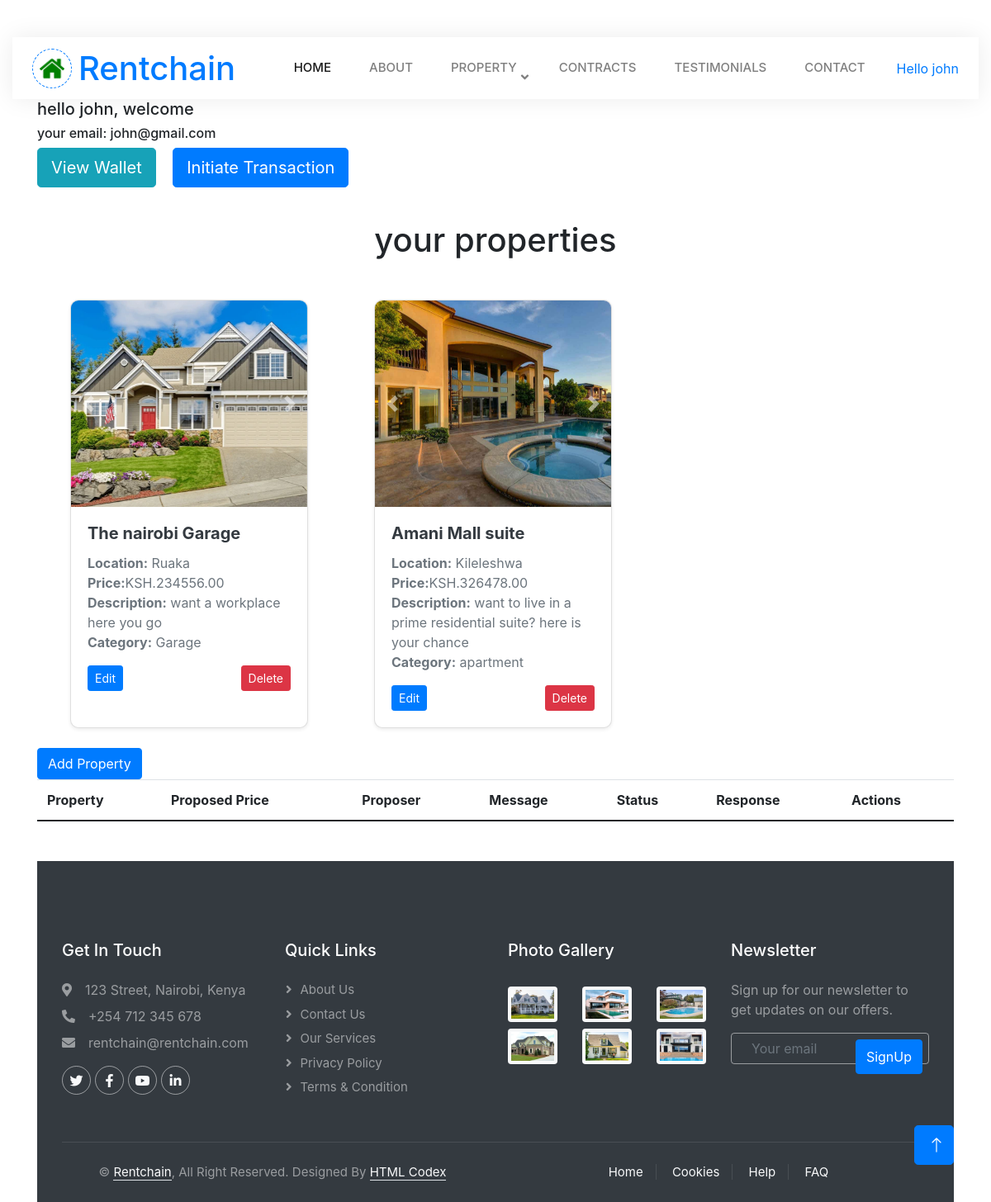
The page /landlord/dashboard/ (signed in) on the database as committed earlier.
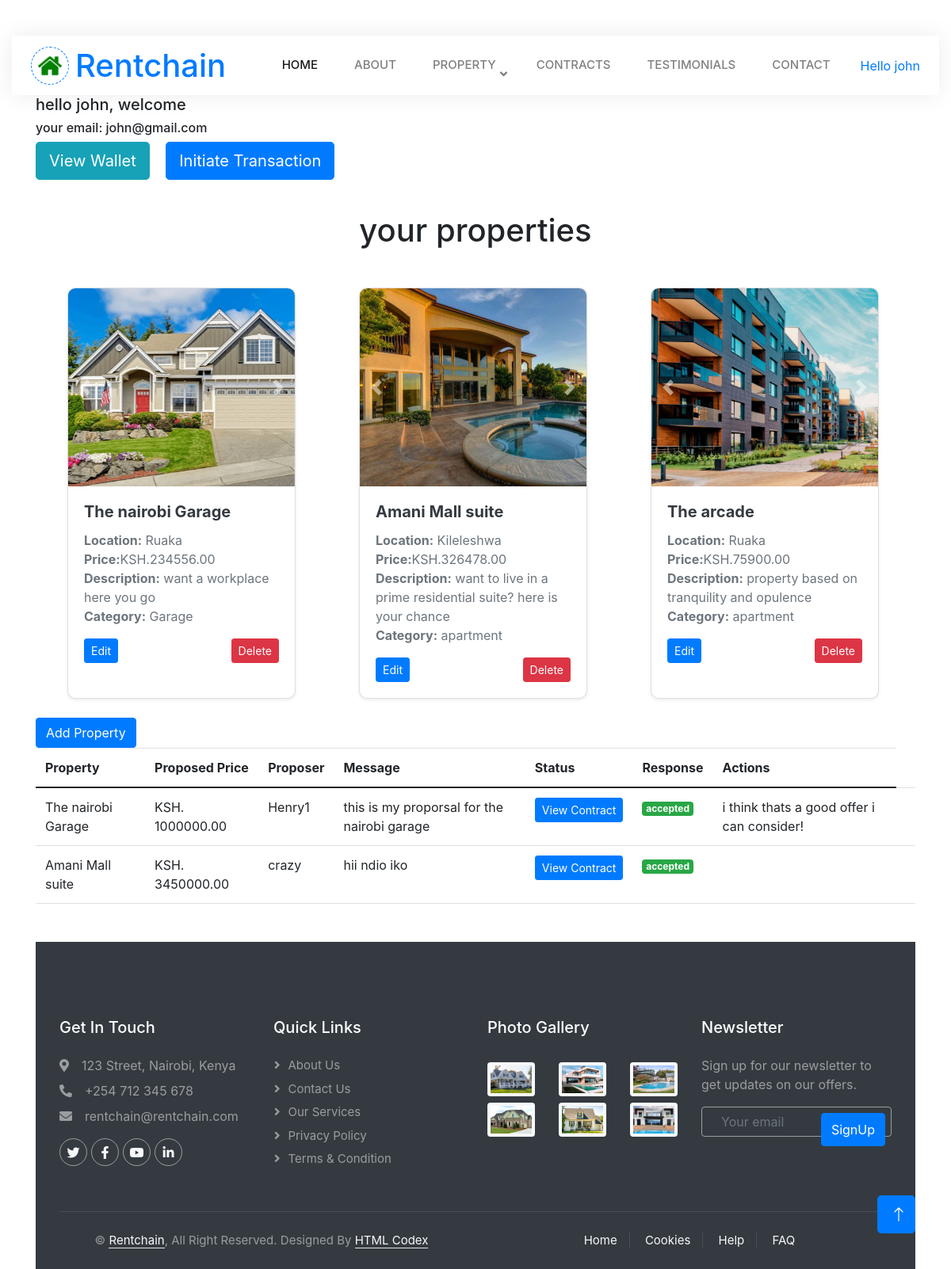
The same page on the database as committed later.
### property_app/models.py (models this page shows, shortened)
class PropertyImage(models.Model):
    property = models.ForeignKey(Property, on_delete=models.CASCADE, related_name='images')
    image = models.ImageField(upload_to='media/property_images')
    image_id = models.CharField(max_length=5)
    uploaded_at = models.DateTimeField(auto_now_add=True)

class Property(models.Model):
    id = models.AutoField(primary_key=True)  # Auto-incrementing ID field
    landlord = models.ForeignKey(settings.AUTH_USER_MODEL, on_delete=models.CASCADE, related_name="properties")
    name = models.CharField(max_length=255, default='test')
    description = models.TextField(default='test')
    price = models.DecimalField(max_digits=10, decimal_places=2,default='123')
    location = models.CharField(max_length=255,default='test')
    created_at = models.DateTimeField(auto_now_add=True)
    number_of_units=models.IntegerField()
    size=models.IntegerField()
    baths=models.IntegerField()
    beds=models.IntegerField()
    amenities = models.ManyToManyField('Amenity', blank=True, related_name='properties',default='gym')
    contact_number = models.CharField(max_length=15, blank=True, null=True,default='0711111')
    utilities = models.TextField(blank=True, null=True, help_text="List included utilities (e.g., water, electricity).",default='water')
    nearby_features = models.TextField(blank=True, null=True,default='school')
    lease_type=[
        ('rent','Rent'),
        ('sale','Sale'),
        ('lease','Lease')
    ]
    CATEGORY_CHOICES = [
        ('apartment', 'Apartment'),
        ('villa', 'Villa'),
        ('Home', 'home'),
        ('Office', 'office'),
        ('Garage', 'garage'),
    ]
    STATUS_CHOICES = [
    ('available', 'Available'),
    ('occupied', 'Occupied'),
    ('sold', 'Sold'),
]
    FURNISHING_CHOICES = [
    ('furnished', 'Furnished'),
    ('semi-furnished', 'Semi-Furnished'),
    ('unfurnished', 'Unfurnished'),
]
    furnishing_status = models.CharField(max_length=50, choices=FURNISHING_CHOICES, default='unfurnished')
    status = models.CharField(max_length=50, choices=STATUS_CHOICES, default='available')
    category = models.CharField(max_length=50, choices=CATEGORY_CHOICES, default='apartment')
    t_type= models.CharField(max_length=50,choices=lease_type,default='rent')

class Proposal(models.Model):
    STATUS_CHOICES = [
        ('pending', 'Pending'),
        ('accepted', 'Accepted'),
        ('rejected', 'Rejected'),
    ]
    payment_status = models.CharField(
        max_length=20,
        choices=[('Pending', 'Pending'), ('Paid', 'Paid')],
        default='Pending'
    )
    property = models.ForeignKey(Property, on_delete=models.CASCADE, related_name='proposals')
    proposer = models.ForeignKey(settings.AUTH_USER_MODEL, on_delete=models.CASCADE, related_name='proposals')
    proposed_price = models.DecimalField(max_digits=10, decimal_places=2)
    message = models.TextField(blank=True, null=True)
    created_at = models.DateTimeField(auto_now_add=True)
    status = models.CharField(max_length=10, choices=STATUS_CHOICES, default='pending')  # New field
    landlord_response = models.TextField(blank=True, null=True)  # New field
    paid_amount = models.DecimalField(max_digits=10, decimal_places=2, default=0)
    start_date = models.DateField(null=True, blank=True)
    end_date = models.DateField(null=True, blank=True)
    from django.core.exceptions import ObjectDoesNotExist

class User(AbstractUser):
    ROLES = [
        ('client', 'Client'),
        ('landlord', 'Landlord'),
        ('admin', 'Admin'),
    ]
    role = models.CharField(max_length=10, choices=ROLES, default='client')
    wallet_balance = models.DecimalField(max_digits=10, decimal_places=2, default=0.00)
    groups = models.ManyToManyField(
        Group,
        related_name="custom_user_groups",  # Specify a custom related_name
        blank=True,
    )
    user_permissions = models.ManyToManyField(
        Permission,
        related_name="custom_user_permissions",  # Specify a custom related_name
        blank=True,
    )

### property_app/views.py (the view, shortened to what this page needs)
# urls.py: path('landlord/dashboard/', LandlordDashboardView.as_view(), name='landlord_dashboard'),
@method_decorator(login_required, name='dispatch')
@method_decorator(role_required('landlord'), name='dispatch')
class LandlordDashboardView(View):
    def get(self, request, *args, **kwargs):
        properties = Property.objects.filter(landlord=request.user)
        proposals = Proposal.objects.filter(property__in=properties).select_related('proposer', 'property')
        PropertyImageFormSet = modelformset_factory(PropertyImage, form=PropertyImageForm, extra=3)
        property_form = PropertyForm()
        image_formset = PropertyImageFormSet(queryset=PropertyImage.objects.none())
        return render(request, 'landlord_dashboard.html', {
            'properties': properties,
            'proposals': proposals,
            'property_form': property_form,
            'image_formset': image_formset,
        })

### property_app/forms.py
class PropertyForm(forms.ModelForm):
    class Meta:
        model = Property
        fields = [
            'name',
            'description',
            'price',
            'location',
            'category',
            't_type',
            'number_of_units',
            'beds',
            'baths',
            'size',
            'status',
            'furnishing_status',
            'nearby_features',
            'utilities',
            'contact_number',
        ]

### property_app/context_processors.py (called while the page is built)
def dashboard_url(request):
    if request.user.is_authenticated:
        if request.user.role == 'client':
            return {'dashboard_url': reverse('client_dashboard')}
        elif request.user.role == 'landlord':
            return {'dashboard_url': reverse('landlord_dashboard')}
        elif request.user.role == 'admin':
            return {'dashboard_url': reverse('admin_dashboard')}
    return {'dashboard_url': None}

### property_app/templates/landlord_dashboard.html (shortened to what the changed rows need)
{% extends "base.html" %}
{% block content %}
<link href="//maxcdn.bootstrapcdn.com/bootstrap/4.1.1/css/bootstrap.min.css" rel="stylesheet" id="bootstrap-css">
<div class="container emp-profile">
<h1 style="text-align: center;margin-top:40px">your properties</h1>
{% if properties%}
<div class="wrapper">
    {%for p in properties%}
 <div class="card mb-4 shadow-sm">
    <div id="propertyCarousel{{ p.id }}" class="carousel slide" data-bs-ride="carousel">
        <div class="carousel-inner">
            {% for image in p.images.all %}
                <div class="carousel-item {% if forloop.first %}active{% endif %}">
                    <img src="{{ image.image.url }}" class="d-block w-100" alt="Property Image">
                </div>
            {% endfor %}
        </div>
        <button class="carousel-control-prev" type="button" data-bs-target="#propertyCarousel{{ property.id }}" data-bs-slide="prev">
            <span class="carousel-control-prev-icon" aria-hidden="true"></span>
        </button>
        <button class="carousel-control-next" type="button" data-bs-target="#propertyCarousel{{ property.id }}" data-bs-slide="next">
            <span class="carousel-control-next-icon" aria-hidden="true"></span>
        </button>
    </div>
    <div class="card-body">
        <h5 class="card-title">{{ p.name }}</h5>
        <p class="card-text">
            <strong>Location:</strong> {{ p.location }} <br>
            <strong>Price:</strong>KSH.{{ p.price }} <br>
            <strong>Description:</strong> {{ p.description }}<br>
            <strong>Category:</strong> {{ p.category }}
        </p>
        <div class="d-flex justify-content-between align-items-center">
            {% if p.id %}
    <a href="{% url 'property_edit' p.id %}" class="btn btn-primary btn-sm">Edit</a>
{% else %}
    <span class="text-muted">Edit not available</span>
{% endif %}
            {%if p.id%}
            <form action="{% url 'property_delete' p.id %}" method="POST" style="display:inline;">
                <button type="submit" class="btn btn-danger btn-sm">Delete</button>
            </form>
            {%else%}
            <span class="text-muted">Delete not available</span>
            {%endif%}
        </div>
    </div>
</div>
{% endfor %}
</div>
{%else%}
<P>NO PROPERTIES</P>
{% endif %}
<table class="table">
    <thead>
        <tr>
            <th>Property</th>
            <th>Proposed Price</th>
            <th>Proposer</th>
            <th>Message</th>
            <th>Status</th>
            <th>Response</th>
            <th>Actions</th>
        </tr>
    </thead>
    <tbody>
        {% for proposal in proposals %}
        <tr>
            <td>{{ proposal.property.name }}</td>
            <td>KSH. {{ proposal.proposed_price }}</td>
            <td>{{ proposal.proposer.username }}</td>
            <td>{{ proposal.message }}</td>
            <td>{% if proposal.status == 'accepted' %}
                <a href="{% url 'view_contract' proposal.id %}" class="btn btn-primary btn-sm">View Contract</a>
            {% endif %}
            </td>
            <td>
                <span class="badge
                {% if proposal.status == 'accepted' %}bg-success
                {% elif proposal.status == 'rejected' %}bg-danger
                {% else %}bg-warning
                {% endif %}">
                {{ proposal.status }}
            </span>
            </td>
            <td>{{ proposal.landlord_response }}</td>
            <td>
            </td>
        </tr>
        {% endfor %}
    </tbody>
</table>
{%endblock%}

Rows that differ between the two databases and show on the page:
added Property: name "The arcade", location "Ruaka", price "75900.00", description "property based on tranquility and opulence", category "apartment", shows "Edit", shows "Delete"
added PropertyImage: image (picture), shown under "The arcade"
added Proposal: property.name "The nairobi Garage", proposed_price "1000000.00", proposer.username "Henry1", message "this is my proporsal for the nairobi garage", shows "View Contract", status "accepted", landlord_response "i think thats a good offer i can consider!"
added Proposal: property.name "Amani Mall suite", proposed_price "3450000.00", proposer.username "crazy", message "hii ndio iko", shows "View Contract", status "accepted"
